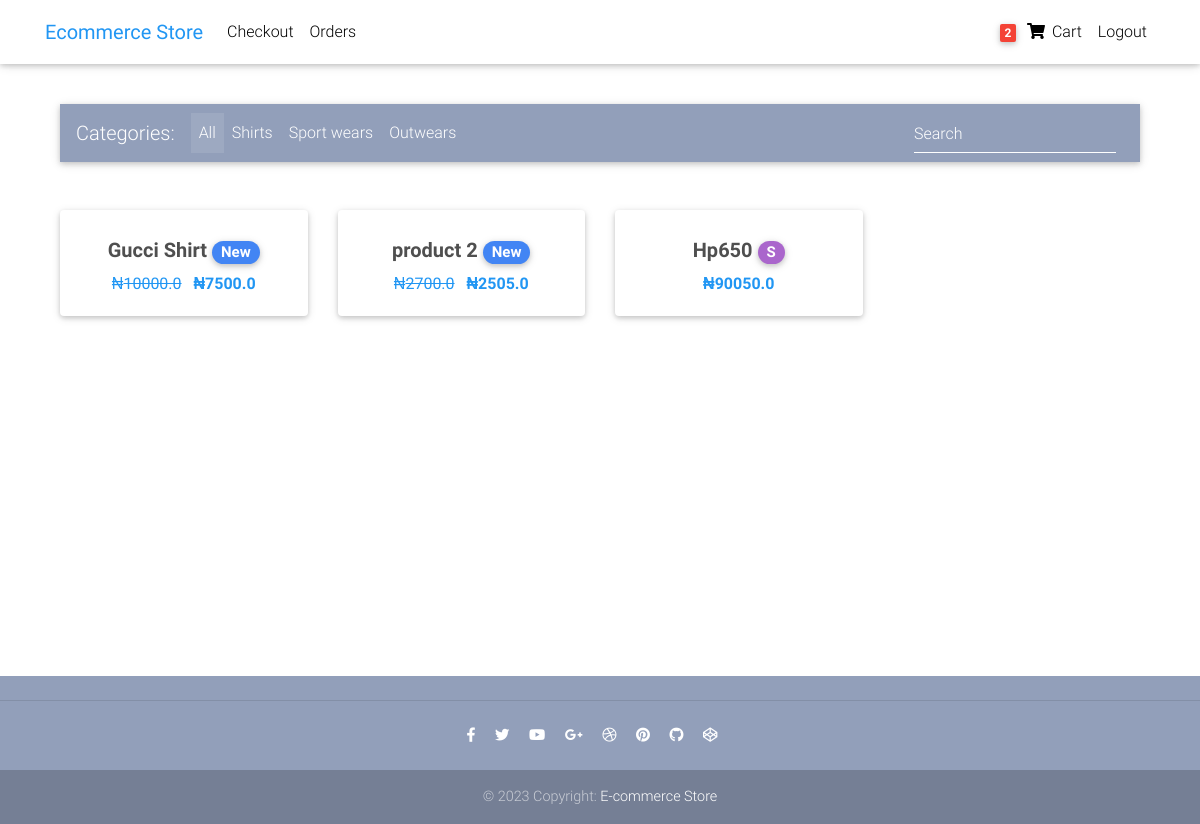
The page / (signed in) on the database its author committed.
### users/models.py (models this page shows, shortened)
class UserModel(AbstractUser):
    username = models.CharField(null=False, blank=True, max_length=100)
    first_name = models.CharField(max_length=100)
    other_names = models.CharField(max_length=100, blank=True, null=True)
    email = models.EmailField(unique=True)
    USERNAME_FIELD = 'email'
    REQUIRED_FIELDS = [
        'first_name'
    ]
    objects = CustomUserManager()

### core/models.py (models this page shows, shortened)
class Order(models.Model):
    user = models.ForeignKey(USER, on_delete=models.CASCADE)
    items = models.ManyToManyField(OrderItem)
    start_date = models.DateTimeField(auto_now_add= True)
    ordered_date = models.DateTimeField()
    ordered = models.BooleanField(default=False)
    billing_address = models.ForeignKey("BillingAddress",on_delete = models.SET_NULL, null = True, blank = True)
    payment = models.ForeignKey("Payment",on_delete = models.SET_NULL, null = True, blank = True)
    total = models.FloatField(null = True, blank = True)

class OrderItem(models.Model):
    item = models.ForeignKey(Item, on_delete=models.CASCADE)
    quantity = models.PositiveIntegerField(default = 1)
    user = models.ForeignKey(USER, on_delete = models.CASCADE)
    ordered = models.BooleanField(default=False)

class Item(models.Model):
    title = models.CharField(max_length=100)
    price = models.FloatField()
    discount_price = models.FloatField(null = True, blank = True)
    category = models.ForeignKey(Category, on_delete = models.CASCADE)
    label = models.CharField(choices = LABEL_CHOICES, max_length=10)
    description = models.TextField()
    slug = models.SlugField()
    def get_absolute_url(self):
        return reverse("product", kwargs={"slug":self.slug})

### core/views.py (the view)
# urls.py: path("", HomeView.as_view(), name="home"),
class HomeView(ListView):
    model = Item
    template_name = "core/home-page.html"
    context_object_name = "products"
    paginate_by = 4

### core/templatetags/cart_tags.py (called while the page is built)
@register.filter
def cart_item_count(user):
    if user.is_authenticated:
        qs = Order.objects.filter(user=user, ordered = False )
        if qs.exists():
            order = qs.first()
            ordered_items = order.items.all()
            total = sum([item.quantity for item in ordered_items])
            return total
        return 0
    else:
        return 0

### templates/core/home-page.html (shortened to what this page needs)
{% extends 'base.html' %}
{% load static %}
{% block content %}
  <main>
    <div class="container">
      <nav class="navbar navbar-expand-lg navbar-dark mdb-color lighten-3 mb-5">
        <span class="navbar-brand">Categories:</span>
        <div class="collapse navbar-collapse" id="basicExampleNav">
          <ul class="navbar-nav mr-auto">
            <li class="nav-item active">
              <a class="nav-link" href="#">All
              </a>
            </li>
            <li class="nav-item">
              <a class="nav-link" href="#">Shirts</a>
            </li>
            <li class="nav-item">
              <a class="nav-link" href="#">Sport wears</a>
            </li>
            <li class="nav-item">
              <a class="nav-link" href="#">Outwears</a>
            </li>
          </ul>
          <form class="form-inline">
            <div class="md-form my-0">
              <input class="form-control mr-sm-2" type="text" placeholder="Search" aria-label="Search">
            </div>
          </form>
        </div>
      </nav>
      <section class="text-center mb-4">
        <div class="row wow fadeIn">
{% for product in products %}
          <div class="col-lg-3 col-md-6 mb-4">
            <div class="card">
              <div class="card-body text-center">
                <h5>
                  <strong>
                    <a class="dark-grey-text" href="{{ product.get_absolute_url }}" >{{product.title}}
                      <span class="badge badge-pill {{product.get_label_display}}-color">{{product.label}}</span>
                    </a>
                  </strong>
                </h5>
                <div class=" blue-text">
                  {% if product.discount_price %}
                &#8358;</font><del class="mr-2">{{product.price}}</del>
                  <strong>&#8358;{{product.discount_price}}</strong>
                  {% else %}
                  <strong>&#8358;{{product.price}}</strong>
                  {% endif %}
                </div>
              </div>
            </div>
          </div>
{% endfor%}
        </div>
      </section>
    </div>
  </main>
{% endblock content %}

### templates/partials/nav.html (shortened to what this page needs)
 {% load cart_tags %}
  <nav class="navbar fixed-top navbar-expand-lg navbar-light white scrolling-navbar">
    <div class="container">
      <a class="navbar-brand waves-effect" href="{%url 'home'%}">
        <strong class="blue-text">Ecommerce Store</strong>
      </a>
      <div class="collapse navbar-collapse" id="navbarSupportedContent">
        <ul class="navbar-nav mr-auto">
          <li class="nav-item">
            <a class="nav-link waves-effect" href='/checkout'>Checkout</a>
          </li>
          <li class="nav-item">
            <a class="nav-link waves-effect" href="{% url 'order-summary'%}">Orders</a>
          </li>
        </ul>
        <ul class="navbar-nav nav-flex-icons">
          {%if request.user.is_authenticated %}
          <li class="nav-item">
            <a class="nav-link waves-effect" href="{% url 'order-summary'  %}">
              <span class="badge red z-depth-1 mr-1"> {{request.user|cart_item_count}}</span>
              <i class="fas fa-shopping-cart"></i>
              <span class="clearfix d-none d-sm-inline-block"> Cart </span>
            </a>
          </li>
          <li class="nav-item">
            <a class="nav-link waves-effect" href='{% url "logout" %}' >Logout</a>
          </li>
          {% endif %}
        </ul>
      </div>
    </div>
  </nav>

### templates/base.html (style rules this page uses)
html, body, header, .carousel { height: 60vh; }

### rows shown on the page
UserModel: user|cart_item_count "2"
Item: title "Gucci Shirt", label "New", price "10000.0", discount_price "7500.0"
Item: title "product 2", label "New", price "2700.0", discount_price "2505.0"
Item: title "Hp650", label "S", price "90050.0"
